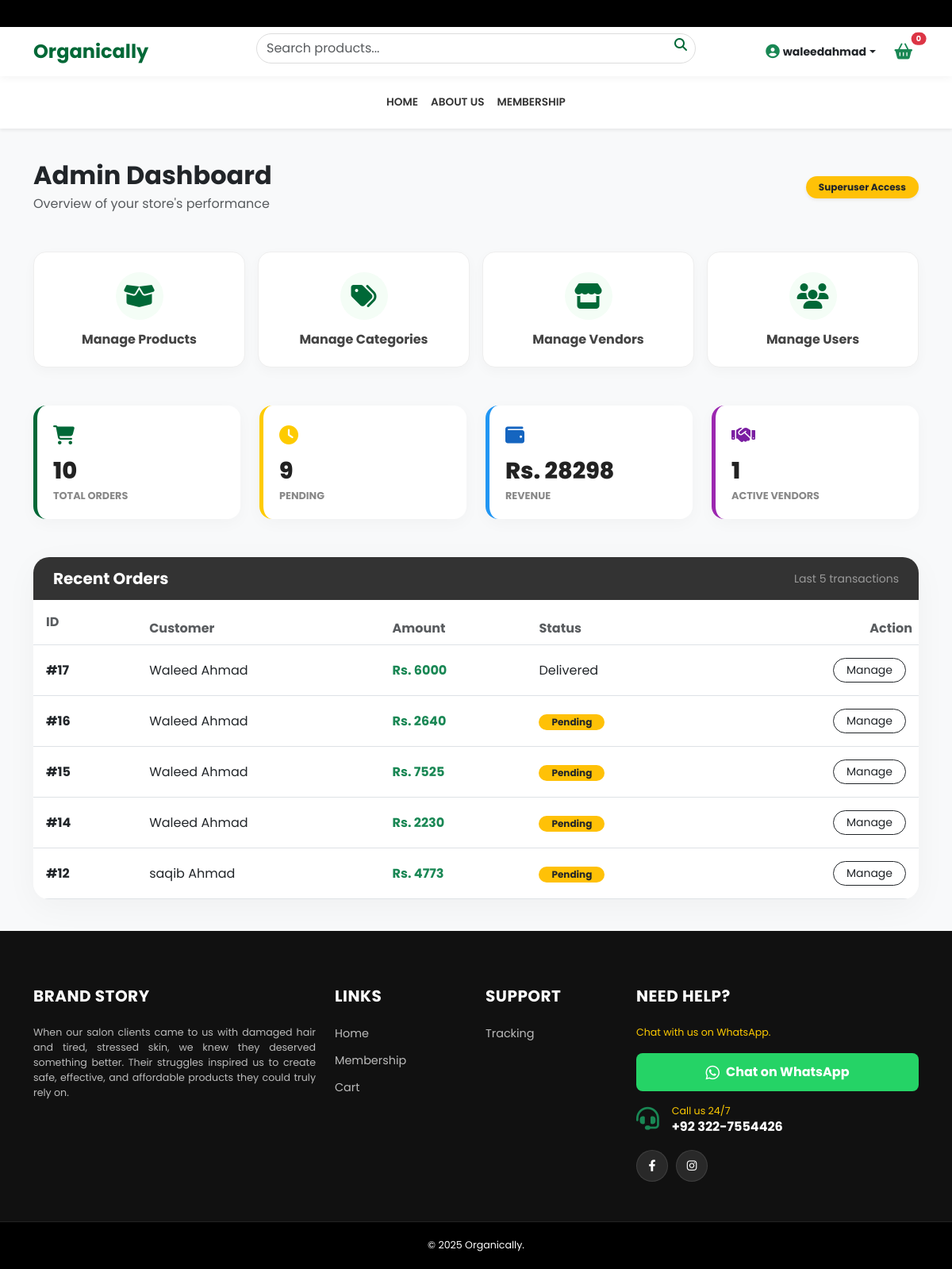
The app's page /portal/dashboard/ (signed in) with its own data.
### orders/models.py (models this page shows, shortened)
class Order(models.Model):
    STATUS_CHOICES = (('Pending','Pending'),('Confirmed','Confirmed'),('Dispatch','Dispatch'),('Delivered','Delivered'),('Return','Return'),('Cancel','Cancel'))
    user = models.ForeignKey(User, on_delete=models.SET_NULL, null=True, blank=True)
    first_name = models.CharField(max_length=50); last_name = models.CharField(max_length=50)
    email = models.EmailField(); phone = models.CharField(max_length=20)
    address = models.TextField(); city = models.CharField(max_length=50)
    payment_method = models.CharField(max_length=20, default='cod')
    total_amount = models.DecimalField(max_digits=10, decimal_places=2)
    created_at = models.DateTimeField(auto_now_add=True)
    is_paid = models.BooleanField(default=False)
    status = models.CharField(max_length=20, choices=STATUS_CHOICES, default='Pending')

### custom_admin/views.py (the view)
# urls.py: path('dashboard/', views.admin_dashboard, name='admin_dashboard'),
@user_passes_test(is_admin)
def admin_dashboard(request):
    total_orders = Order.objects.count()
    pending_orders = Order.objects.filter(status='Pending').count()
    total_revenue = Order.objects.filter(is_paid=True).aggregate(Sum('total_amount'))['total_amount__sum'] or 0
    recent_orders = Order.objects.all().order_by('-created_at')[:5]
    total_vendors = Vendor.objects.count()
    return render(request, 'custom_admin/dashboard.html', {
        'total_orders': total_orders,
        'pending_orders': pending_orders,
        'total_revenue': total_revenue,
        'recent_orders': recent_orders,
        'total_vendors': total_vendors
    })

### custom_admin/views.py (called while the page is built)
def is_admin(u): return u.is_superuser

### orders/context_processors.py (called while the page is built)
def cart_count(request):
    cart = request.session.get('cart', {})
    return {'cart_item_count': sum(cart.values())}

### templates/custom_admin/dashboard.html (shortened to what this page needs)
{% extends 'store/base.html' %}
{% block content %}
<div class="admin-bg">
    <div class="container">
        <div class="d-flex justify-content-between align-items-center mb-5">
            <div><h2 class="fw-bold text-dark mb-1">Admin Dashboard</h2><p class="text-muted mb-0">Overview of your store's performance</p></div>
            <span class="badge bg-warning text-dark px-3 py-2 rounded-pill shadow-sm">Superuser Access</span>
        </div>
        <div class="row g-3 mb-5">
            <div class="col-6 col-md-3">
                <a href="{% url 'admin_products_list' %}" class="action-card">
                    <div class="action-icon"><i class="fas fa-box-open"></i></div>
                    <h6 class="fw-bold m-0">Manage Products</h6>
                </a>
            </div>
            <div class="col-6 col-md-3">
                <a href="{% url 'admin_categories_list' %}" class="action-card">
                    <div class="action-icon"><i class="fas fa-tags"></i></div>
                    <h6 class="fw-bold m-0">Manage Categories</h6>
                </a>
            </div>
            <div class="col-6 col-md-3">
                <a href="{% url 'admin_vendors_list' %}" class="action-card">
                    <div class="action-icon"><i class="fas fa-store"></i></div>
                    <h6 class="fw-bold m-0">Manage Vendors</h6>
                </a>
            </div>
            <div class="col-6 col-md-3">
                <a href="{% url 'admin_users' %}" class="action-card">
                    <div class="action-icon"><i class="fas fa-users"></i></div>
                    <h6 class="fw-bold m-0">Manage Users</h6>
                </a>
            </div>
        </div>
        <div class="row g-4 mb-5">
            <div class="col-md-3">
                <a href="{% url 'admin_all_orders' %}" class="stat-card">
                    <div class="d-flex justify-content-between align-items-center">
                        <div><div class="stat-icon"><i class="fas fa-shopping-cart"></i></div><div class="stat-value">{{ total_orders }}</div><div class="stat-label">Total Orders</div></div>
                    </div>
                </a>
            </div>
            <div class="col-md-3">
                <div class="stat-card" style="border-color: #fecb00;">
                    <div class="stat-icon" style="color: #fecb00;"><i class="fas fa-clock"></i></div>
                    <div class="stat-value">{{ pending_orders }}</div>
                    <div class="stat-label">Pending</div>
                </div>
            </div>
            <div class="col-md-3">
                <div class="stat-card" style="border-color: #2196f3;">
                    <div class="stat-icon" style="color: #1565c0;"><i class="fas fa-wallet"></i></div>
                    <div class="stat-value">Rs. {{ total_revenue|floatformat:0 }}</div>
                    <div class="stat-label">Revenue</div>
                </div>
            </div>
            <div class="col-md-3">
                <a href="{% url 'admin_vendors_list' %}" class="stat-card" style="border-color: #9c27b0;">
                    <div class="stat-icon" style="color: #7b1fa2;"><i class="fas fa-handshake"></i></div>
                    <div class="stat-value">{{ total_vendors }}</div>
                    <div class="stat-label">Active Vendors</div>
                </a>
            </div>
        </div>
        <div class="admin-table-card">
            <div class="table-header"><h5 class="m-0 fw-bold">Recent Orders</h5><small class="text-white-50">Last 5 transactions</small></div>
            <div class="table-responsive">
                <table class="table table-hover mb-0 align-middle">
                    <thead class="bg-light">
                        <tr><th class="p-3 text-muted">ID</th><th class="text-muted">Customer</th><th class="text-muted">Amount</th><th class="text-muted">Status</th><th class="text-muted text-end">Action</th></tr>
                    </thead>
                    <tbody>
                        {% for order in recent_orders %}
                        <tr>
                            <td class="p-3 fw-bold text-dark">#{{ order.id }}</td>
                            <td>{{ order.first_name }} {{ order.last_name }}</td>
                            <td class="fw-bold text-success">Rs. {{ order.total_amount|floatformat:0 }}</td>
                            <td>{% if order.status == 'Pending' %}<span class="badge bg-warning text-dark rounded-pill px-3">Pending</span>{% elif order.status == 'Delivered' %}<span class=\"badge bg-success rounded-pill px-3\">Delivered</span>{% else %}<span class="badge bg-secondary rounded-pill px-3">{{ order.status }}</span>{% endif %}</td>
                            <td class="text-end p-3"><a href="{% url 'admin_order_detail' order.id %}" class="btn btn-sm btn-outline-dark rounded-pill px-3">Manage</a></td>
                        </tr>
                        {% empty %}<tr><td colspan="5" class="text-center py-5 text-muted">No orders found yet.</td></tr>
                        {% endfor %}
                    </tbody>
                </table>
            </div>
        </div>
    </div>
</div>
{% endblock %}

### templates/store/base.html (shortened to what this page needs)
{% load static %}
<!DOCTYPE html>
<html lang="en">
<head>
    <link href="https://cdn.jsdelivr.net/npm/bootstrap@5.3.0/dist/css/bootstrap.min.css" rel="stylesheet">
    <link rel="stylesheet" href="https://cdnjs.cloudflare.com/ajax/libs/font-awesome/6.4.0/css/all.min.css">
    <link rel="stylesheet" href="https://cdnjs.cloudflare.com/ajax/libs/viewerjs/1.11.3/viewer.min.css">
</head>
<body>
    <div class="top-bar"><div class="marquee-text">Whatsapp us 24/7 at +92 322-7554426 | Free Delivery for Orders over 2500 </div></div>
    <div class="main-header sticky-top">
        <div class="container">
            <div class="row align-items-center g-2">
                <div class="col-6 col-lg-3 d-flex align-items-center">
                    <a href="{% url 'home' %}" class="text-decoration-none"><h4 class="m-0 fw-bold" style="color: var(--primary-green);">Organically</h4></a>
                </div>
                <div class="col-6 col-lg-3 text-end d-flex align-items-center justify-content-end order-lg-3 mobile-actions gap-3">
                    {% if user.is_authenticated %}
                        <div class="dropdown">
                            <a class="text-dark text-decoration-none small fw-bold dropdown-toggle d-flex align-items-center" href="#" data-bs-toggle="dropdown">
                                <span class="d-none d-lg-inline">{{ user.username }}</span>
                            </a>
                        </div>
                    {% else %}
                        <a href="{% url 'login' %}" class="text-dark small fw-bold"><i class="fas fa-user me-1"></i> Login</a>
                    {% endif %}
                    <a href="{% url 'cart_page' %}" class="btn btn-outline-success rounded-pill position-relative border-0 fw-bold p-1 px-2">
                        <i class="fas fa-shopping-basket fa-lg"></i>
                        <span id="cart-badge" class="position-absolute top-0 start-100 translate-middle badge rounded-pill bg-danger" style="font-size: 0.6rem;">{{ cart_item_count|default:"0" }}</span>
                    </a>
                </div>
                <div class="col-12 col-lg-6 order-lg-2 mt-2 mt-lg-0">
                    <form class="search-box d-flex position-relative" action="{% url 'search' %}" method="GET">
                        <input class="form-control search-input" type="search" name="q" placeholder="Search products..." value="{{ request.GET.q }}">
                        <button class="search-btn" type="submit"><i class="fas fa-search"></i></button>
                    </form>
                </div>
            </div>
        </div>
    </div>
    <nav class="navbar navbar-expand-lg navbar-custom shadow-sm bg-white d-none d-lg-block">
        <div class="container justify-content-center">
            <ul class="navbar-nav align-items-center">
                <li class="nav-item"><a class="nav-link" href="{% url 'home' %}">HOME</a></li>
                <li class="nav-item"><a class="nav-link" href="{% url 'about' %}">ABOUT US</a></li>
                <li class="nav-item"><a class="nav-link" href="{% url 'membership' %}">MEMBERSHIP</a></li>
            </ul>
        </div>
    </nav>
    <div style="flex: 1;">{% block content %}{% endblock %}</div>
    <footer>
        <div class="container">
            <div class="row g-4">
                <div class="col-lg-4 col-md-6">
                    <h5 class="text-white">Brand Story</h5>
                    <p class="small mb-4" style="color: var(--accent-white); text-align: justify;">
                        When our salon clients came to us with damaged hair and tired, stressed skin, we knew they deserved something better.
                        Their struggles inspired us to create safe, effective, and affordable products they could truly rely on.
                    </p>
                </div>
                <div class="col-lg-2 col-md-6 col-6"><h5>Links</h5><ul><li><a href="{% url 'home' %}">Home</a></li><li><a href="{% url 'membership' %}">Membership</a></li><li><a href="{% url 'cart_page' %}">Cart</a></li></ul></div>
                <div class="col-lg-2 col-md-6 col-6"><h5>Support</h5><ul><li><a href="{% url 'my_orders' %}">Tracking</a></li></ul></div>
                <div class="col-lg-4 col-md-6">
                    <h5>Need Help?</h5>
                    <p class="small mb-3" style="color: var(--accent-yellow);">Chat with us on WhatsApp.</p>
                    <a href="https://wa.me/923227554426" target="_blank" class="btn w-100 mb-3 d-flex align-items-center justify-content-center" style="background-color: #25D366; color: white; font-weight: bold; border:none; padding: 12px; border-radius: 8px;"><i class="fab fa-whatsapp fa-lg me-2"></i> Chat on WhatsApp</a>
                    <div class="d-flex align-items-center mb-3"><i class="fas fa-headset fa-2x text-success me-3"></i><div><p class="mb-0 small" style="color: var(--accent-yellow);">Call us 24/7</p><h6 class="text-white fw-bold m-0">+92 322-7554426</h6></div></div>
                    <div class="footer-social"><a href="https://web.facebook.com/profile.php?id=61584493205748" target="_blank"><i class="fab fa-facebook-f"></i></a><a href="#" target="_blank"><i class="fab fa-instagram"></i></a></div>
                </div>
            </div>
        </div>
        <div class="footer-bottom"><div class="container text-center"><p class="mb-0 small text-white">&copy; 2025 Organically.</p></div></div>
    </footer>
</body>
</html>

### templates/store/base.html (style rules this page uses)
:root { --primary-green: #006837; --accent-yellow: #fecb00; --light-bg: #f8f9fa; }
body { font-family: 'Poppins', sans-serif; background-color: var(--light-bg); display: flex; flex-direction: column; min-height: 100vh; }
.top-bar { background-color: #000; color: #fff; font-size: 0.75rem; padding: 8px 0; overflow: hidden; white-space: nowrap; }
.marquee-text { display: inline-block; padding-left: 100%; animation: marquee 15s linear infinite; }
.main-header { background-color: #fff; padding: 15px 0; box-shadow: 0 2px 10px rgba(0,0,0,0.05); }
.search-input { border-radius: 50px; padding-right: 40px; border: 1px solid #ddd; }
.search-btn { position: absolute; right: 5px; top: 2px; background: none; border: none; color: var(--primary-green); }
.navbar-custom .nav-link { color: #333; font-weight: 600; font-size: 0.85rem; padding: 15px 15px; transition: 0.3s; }
footer { background-color: #111; color: #bbb; margin-top: auto; padding-top: 70px; font-size: 0.9rem; }
footer h5 { color: #fff; font-weight: 700; margin-bottom: 25px; text-transform: uppercase; letter-spacing: 0.5px; }
footer ul { list-style: none; padding: 0; }
footer ul li { margin-bottom: 12px; }
footer ul li a { color: #bbb; text-decoration: none; transition: 0.3s; }
.footer-social { display: flex; gap: 10px; margin-top: 20px; }
.footer-social a { display: flex; width: 40px; height: 40px; background: rgba(255, 255, 255, 0.1); color: #fff !important; align-items: center; justify-content: center; border-radius: 50%; text-decoration: none; transition: all 0.3s ease; border: 1px solid rgba(255, 255, 255, 0.1); }
.footer-bottom { background: #000; padding: 20px 0; margin-top: 50px; border-top: 1px solid #222; }

### templates/custom_admin/dashboard.html (style rules this page uses)
.admin-bg { background-color: #f8f9fa; min-height: 100vh; padding: 40px 0; }
.action-card { background: #fff; border-radius: 16px; padding: 25px; text-align: center; transition: 0.3s; text-decoration: none; display: flex; flex-direction: column; align-items: center; justify-content: center; color: #444; border: 1px solid #eee; height: 100%; box-shadow: 0 5px 15px rgba(0,0,0,0.03); }
.action-icon { font-size: 2rem; margin-bottom: 15px; width: 60px; height: 60px; background: #f4fdf6; color: #006837; border-radius: 50%; display: flex; align-items: center; justify-content: center; transition: 0.3s; }
.stat-card { background: #fff; border-radius: 16px; padding: 20px; border: none; box-shadow: 0 5px 20px rgba(0,0,0,0.03); transition: 0.3s; height: 100%; position: relative; overflow: hidden; border-left: 5px solid #006837; display: block; text-decoration: none; color: #333; }
.stat-icon { font-size: 1.5rem; color: #006837; margin-bottom: 5px; }
.stat-value { font-size: 1.8rem; font-weight: 800; color: #222; }
.stat-label { color: #888; font-size: 0.8rem; font-weight: 700; text-transform: uppercase; }
.admin-table-card { background: #fff; border-radius: 20px; box-shadow: 0 10px 40px rgba(0,0,0,0.04); border: none; margin-top: 30px; overflow: hidden; }
.table-header { background: #333; color: #fff; padding: 15px 25px; display: flex; justify-content: space-between; align-items: center; }

### records on screen
Order: id "17", first_name "Waleed", last_name "Ahmad", total_amount "6000", status "Delivered"
Order: id "16", first_name "Waleed", last_name "Ahmad", total_amount "2640", status "Pending"
Order: id "15", first_name "Waleed", last_name "Ahmad", total_amount "7525", status "Pending"
Order: id "14", first_name "Waleed", last_name "Ahmad", total_amount "2230", status "Pending"
Order: id "12", first_name "saqib", last_name "Ahmad", total_amount "4773", status "Pending"

### other values on screen
{{ user.username }} "waleedahmad"
{{ cart_item_count|default:"0" }} "0"
{{ total_orders }} "10"
{{ pending_orders }} "9"
{{ total_revenue|floatformat:0 }} "28298"
{{ total_vendors }} "1"
